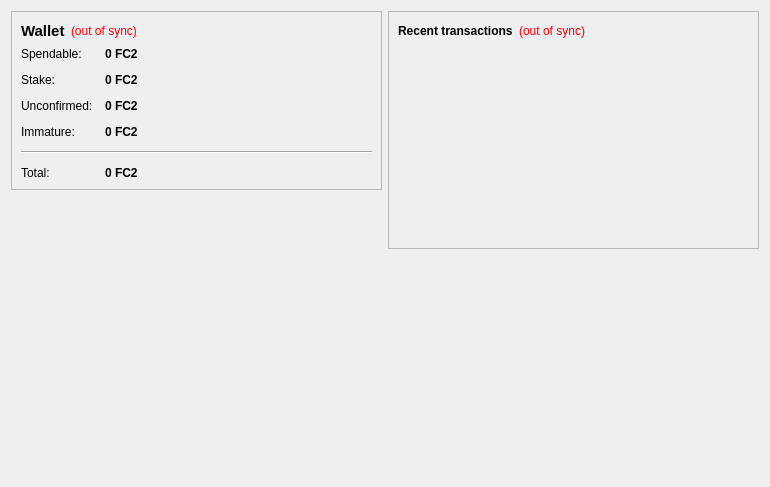
<?xml version="1.0" encoding="UTF-8"?>
<ui version="4.0">
 <class>OverviewPage</class>
 <widget class="QWidget" name="OverviewPage">
  <property name="geometry">
   <rect>
    <x>0</x>
    <y>0</y>
    <width>770</width>
    <height>487</height>
   </rect>
  </property>
  <property name="windowTitle">
   <string>Form</string>
  </property>
  <layout class="QHBoxLayout" name="horizontalLayout" stretch="1,1">
   <item>
    <layout class="QVBoxLayout" name="verticalLayout_2">
     <item>
      <widget class="QFrame" name="frame">
       <property name="frameShape">
        <enum>QFrame::StyledPanel</enum>
       </property>
       <property name="frameShadow">
        <enum>QFrame::Raised</enum>
       </property>
       <layout class="QVBoxLayout" name="verticalLayout_4">
        <item>
         <layout class="QHBoxLayout" name="horizontalLayout_4">
          <item>
           <widget class="QLabel" name="label_5">
            <property name="font">
             <font>
              <pointsize>11</pointsize>
              <weight>75</weight>
              <bold>true</bold>
             </font>
            </property>
            <property name="text">
             <string>Wallet</string>
            </property>
           </widget>
          </item>
          <item>
           <widget class="QLabel" name="labelWalletStatus">
            <property name="toolTip">
             <string>The displayed information may be out of date. Your wallet automatically synchronizes with the Fuelcoin network after a connection is established, but this process has not completed yet.</string>
            </property>
            <property name="styleSheet">
             <string notr="true">QLabel { color: red; }</string>
            </property>
            <property name="text">
             <string notr="true">(out of sync)</string>
            </property>
            <property name="alignment">
             <set>Qt::AlignLeading|Qt::AlignLeft|Qt::AlignVCenter</set>
            </property>
           </widget>
          </item>
          <item>
           <spacer name="horizontalSpacer_2">
            <property name="orientation">
             <enum>Qt::Horizontal</enum>
            </property>
            <property name="sizeHint" stdset="0">
             <size>
              <width>40</width>
              <height>20</height>
             </size>
            </property>
           </spacer>
          </item>
         </layout>
        </item>
        <item>
         <layout class="QFormLayout" name="formLayout_2">
          <property name="fieldGrowthPolicy">
           <enum>QFormLayout::AllNonFixedFieldsGrow</enum>
          </property>
          <property name="horizontalSpacing">
           <number>12</number>
          </property>
          <property name="verticalSpacing">
           <number>12</number>
          </property>
          <item row="0" column="0">
           <widget class="QLabel" name="label">
            <property name="text">
             <string>Spendable:</string>
            </property>
           </widget>
          </item>
          <item row="0" column="1">
           <widget class="QLabel" name="labelBalance">
            <property name="font">
             <font>
              <weight>75</weight>
              <bold>true</bold>
             </font>
            </property>
            <property name="cursor">
             <cursorShape>IBeamCursor</cursorShape>
            </property>
            <property name="toolTip">
             <string>Your current spendable balance</string>
            </property>
            <property name="text">
             <string notr="true">0 FC2</string>
            </property>
            <property name="textInteractionFlags">
             <set>Qt::LinksAccessibleByMouse|Qt::TextSelectableByKeyboard|Qt::TextSelectableByMouse</set>
            </property>
           </widget>
          </item>
          <item row="1" column="0">
           <widget class="QLabel" name="label_6">
            <property name="text">
             <string>Stake:</string>
            </property>
           </widget>
          </item>
          <item row="1" column="1">
           <widget class="QLabel" name="labelStake">
            <property name="font">
             <font>
              <weight>75</weight>
              <bold>true</bold>
             </font>
            </property>
            <property name="cursor">
             <cursorShape>IBeamCursor</cursorShape>
            </property>
            <property name="toolTip">
             <string>Total of coins that was staked, and do not yet count toward the current balance</string>
            </property>
            <property name="text">
             <string notr="true">0 FC2</string>
            </property>
            <property name="textInteractionFlags">
             <set>Qt::LinksAccessibleByMouse|Qt::TextSelectableByKeyboard|Qt::TextSelectableByMouse</set>
            </property>
           </widget>
          </item>
          <item row="2" column="0">
           <widget class="QLabel" name="label_3">
            <property name="text">
             <string>Unconfirmed:</string>
            </property>
           </widget>
          </item>
          <item row="2" column="1">
           <widget class="QLabel" name="labelUnconfirmed">
            <property name="font">
             <font>
              <weight>75</weight>
              <bold>true</bold>
             </font>
            </property>
            <property name="cursor">
             <cursorShape>IBeamCursor</cursorShape>
            </property>
            <property name="toolTip">
             <string>Total of transactions that have yet to be confirmed, and do not yet count toward the current balance</string>
            </property>
            <property name="text">
             <string notr="true">0 FC2</string>
            </property>
            <property name="textInteractionFlags">
             <set>Qt::LinksAccessibleByMouse|Qt::TextSelectableByKeyboard|Qt::TextSelectableByMouse</set>
            </property>
           </widget>
          </item>
          <item row="3" column="0">
           <widget class="QLabel" name="labelImmatureText">
            <property name="text">
             <string>Immature:</string>
            </property>
           </widget>
          </item>
          <item row="3" column="1">
           <widget class="QLabel" name="labelImmature">
            <property name="font">
             <font>
              <weight>75</weight>
              <bold>true</bold>
             </font>
            </property>
            <property name="toolTip">
             <string>Mined balance that has not yet matured</string>
            </property>
            <property name="text">
             <string notr="true">0 FC2</string>
            </property>
            <property name="textInteractionFlags">
             <set>Qt::LinksAccessibleByMouse|Qt::TextSelectableByKeyboard|Qt::TextSelectableByMouse</set>
            </property>
           </widget>
          </item>
          <item row="4" column="0" colspan="2">
           <widget class="Line" name="line">
            <property name="orientation">
             <enum>Qt::Horizontal</enum>
            </property>
           </widget>
          </item>
          <item row="5" column="0">
           <widget class="QLabel" name="labelTotalText">
            <property name="text">
             <string>Total:</string>
            </property>
           </widget>
          </item>
          <item row="5" column="1">
           <widget class="QLabel" name="labelTotal">
            <property name="font">
             <font>
              <weight>75</weight>
              <bold>true</bold>
             </font>
            </property>
            <property name="cursor">
             <cursorShape>IBeamCursor</cursorShape>
            </property>
            <property name="toolTip">
             <string>Your current total balance</string>
            </property>
            <property name="text">
             <string notr="true">0 FC2</string>
            </property>
            <property name="textInteractionFlags">
             <set>Qt::LinksAccessibleByMouse|Qt::TextSelectableByKeyboard|Qt::TextSelectableByMouse</set>
            </property>
           </widget>
          </item>
         </layout>
        </item>
       </layout>
      </widget>
     </item>
     <item>
      <spacer name="verticalSpacer">
       <property name="orientation">
        <enum>Qt::Vertical</enum>
       </property>
       <property name="sizeHint" stdset="0">
        <size>
         <width>20</width>
         <height>40</height>
        </size>
       </property>
      </spacer>
     </item>
     <item>
      <widget class="QLabel" name="label_2">
       <property name="autoFillBackground">
        <bool>true</bool>
       </property>
       <property name="text">
        <string/>
       </property>
       <property name="pixmap">
        <pixmap resource="../bitcoin.qrc">:/icons/drmbg</pixmap>
       </property>
       <property name="scaledContents">
        <bool>false</bool>
       </property>
       <property name="margin">
        <number>0</number>
       </property>
      </widget>
     </item>
    </layout>
   </item>
   <item>
    <layout class="QVBoxLayout" name="verticalLayout_3">
     <item>
      <widget class="QFrame" name="frame_2">
       <property name="frameShape">
        <enum>QFrame::StyledPanel</enum>
       </property>
       <property name="frameShadow">
        <enum>QFrame::Raised</enum>
       </property>
       <layout class="QVBoxLayout" name="verticalLayout">
        <item>
         <layout class="QHBoxLayout" name="horizontalLayout_2">
          <item>
           <widget class="QLabel" name="label_4">
            <property name="text">
             <string>&lt;b&gt;Recent transactions&lt;/b&gt;</string>
            </property>
           </widget>
          </item>
          <item>
           <widget class="QLabel" name="labelTransactionsStatus">
            <property name="toolTip">
             <string>The displayed information may be out of date. Your wallet automatically synchronizes with the Fuelcoin network after a connection is established, but this process has not completed yet.</string>
            </property>
            <property name="styleSheet">
             <string notr="true">QLabel { color: red; }</string>
            </property>
            <property name="text">
             <string notr="true">(out of sync)</string>
            </property>
            <property name="alignment">
             <set>Qt::AlignRight|Qt::AlignTrailing|Qt::AlignVCenter</set>
            </property>
           </widget>
          </item>
          <item>
           <spacer name="horizontalSpacer">
            <property name="orientation">
             <enum>Qt::Horizontal</enum>
            </property>
            <property name="sizeHint" stdset="0">
             <size>
              <width>40</width>
              <height>20</height>
             </size>
            </property>
           </spacer>
          </item>
         </layout>
        </item>
        <item>
         <widget class="QListView" name="listTransactions">
          <property name="styleSheet">
           <string notr="true">QListView { background: transparent; }</string>
          </property>
          <property name="frameShape">
           <enum>QFrame::NoFrame</enum>
          </property>
          <property name="verticalScrollBarPolicy">
           <enum>Qt::ScrollBarAlwaysOff</enum>
          </property>
          <property name="horizontalScrollBarPolicy">
           <enum>Qt::ScrollBarAlwaysOff</enum>
          </property>
          <property name="selectionMode">
           <enum>QAbstractItemView::NoSelection</enum>
          </property>
         </widget>
        </item>
       </layout>
      </widget>
     </item>
     <item>
      <spacer name="verticalSpacer_2">
       <property name="orientation">
        <enum>Qt::Vertical</enum>
       </property>
       <property name="sizeHint" stdset="0">
        <size>
         <width>20</width>
         <height>40</height>
        </size>
       </property>
      </spacer>
     </item>
    </layout>
   </item>
  </layout>
 </widget>
 <resources/>
 <connections/>
</ui>
